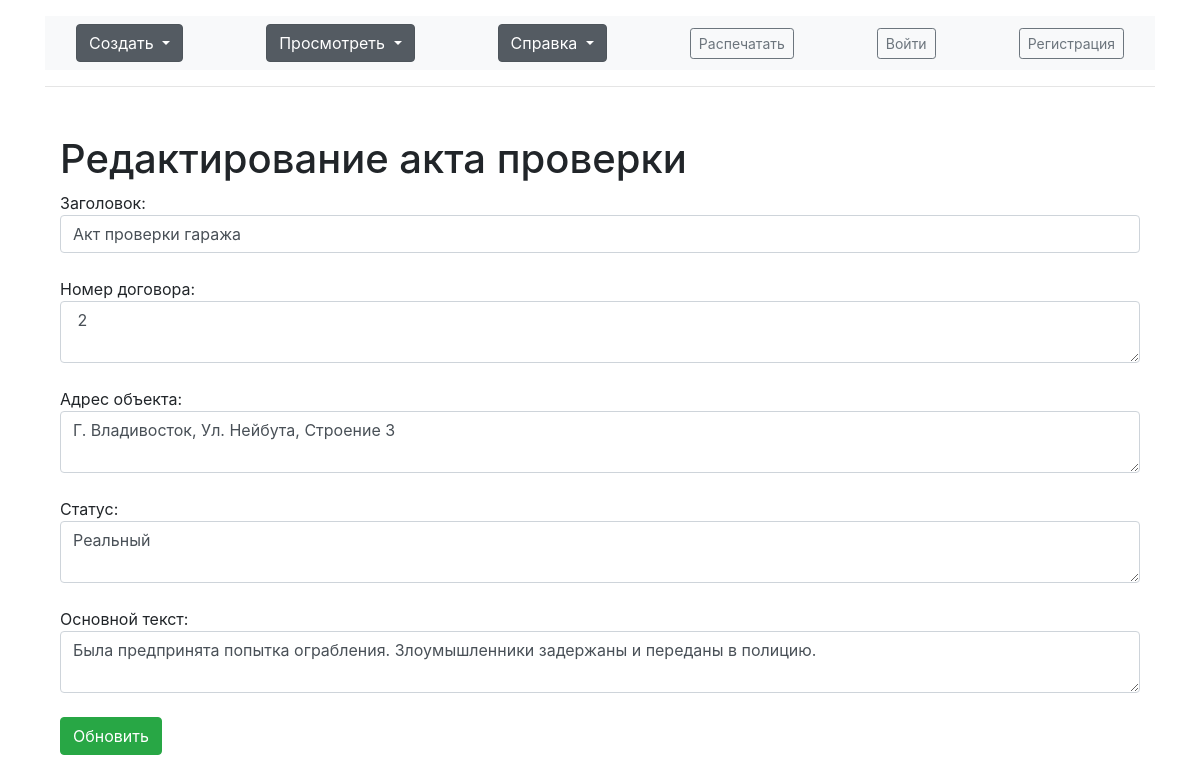
Screenshot of /acts/2/update with the database file from the repository.
### app.py (models this page shows, shortened)
class Act(db.Model):  # создаем класс Акты проверок
    act_id = db.Column(db.Integer, primary_key=True)  # создаем поля
    title = db.Column(db.String(100), nullable=False)
    contract_number = db.Column(db.String(100), nullable=False)
    object_adress = db.Column(db.String(100), nullable=False)
    status = db.Column(db.String(300), nullable=False)
    text = db.Column(db.Text, nullable=False)
    date = db.Column(db.DateTime, default=datetime.utcnow)

### app.py (the view)
@app.route('/acts/<int:act_id>/update', methods=['POST', 'GET'])
def acts_update(act_id):
    act = Act.query.get(act_id)  # Ищем объект
    if request.method == "POST":
        act.title = request.form['title']  # Заполняем поля из формы
        act.contract_number = request.form['contract_number']
        act.object_adress = request.form['object_adress']
        act.status = request.form['status']
        act.text = request.form['text']
        try:  # Обрабатываем ошибки
            db.session.commit()  # Сохраняем объект
            return redirect('/acts')
        except:  # На случай ошибки
            return "При редактировании актп проверки произошла ошибка"
    else:
        return render_template("act_update.html", act=act)

### templates/act_update.html (shortened to what this page needs)
{% extends 'base.html' %}
{% block body %}
<div class="container mt-5">
<H1>Редактирование акта проверки</H1>
<form method="POST">
    Заголовок:
    <input type="text" name="title" id="title" class="form-control" value="{{ act.title }}"><br>
    Номер договора:
    <textarea name="contract_number" id="contract_number" class="form-control"> {{ act.contract_number }}</textarea><br>
    Адрес объекта:
    <textarea name="object_adress" id="object_adress" class="form-control">{{ act.object_adress }}</textarea><br>
    Статус:
    <textarea name="status" id="status" class="form-control">{{ act.status }}</textarea><br>
    Основной текст:
    <textarea name="text" id="text" class="form-control">{{ act.text }}</textarea><br>
    <input type="submit" class="btn btn-success" value="Обновить">
</form>
</div>
{% endblock %}

### static/css/main.css (style rules this page uses)
body { margin: 0; font-family: var(--bs-body-font-family); font-size: var(--bs-body-font-size); font-weight: var(--bs-body-font-weight); line-height: var(--bs-body-line-height); color: var(--bs-body-color); text-align: var(--bs-body-text-align); background-color: var(--bs-body-bg); -webkit-text-size-adjust: 100%; -webkit-tap-highlight-color: transparent; }

### rows the page displays
Act: title "Акт проверки гаража", contract_number "2", object_adress "Г. Владивосток, Ул. Нейбута, Строение 3", status "Реальный", text "Была предпринята попытка ограбления. Злоумышленники задержаны и переданы в полицию."
